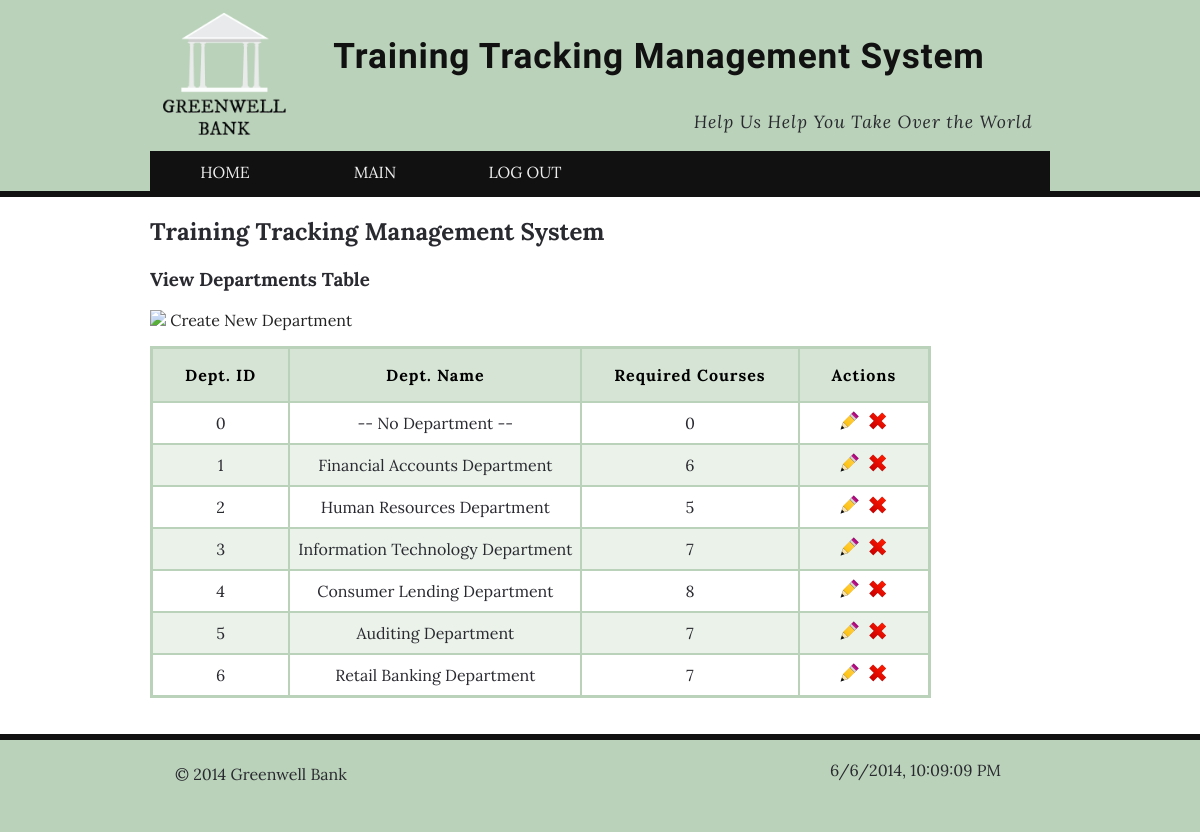
The app's page /departments_view.php (signed in) with its own data.
### tables this page shows
CREATE TABLE IF NOT EXISTS `departments` (
  `department_id` int(4) NOT NULL,
  `department_name` varchar(40) NOT NULL,
  `department_desc` text NOT NULL,
  `required_courses` int(2) NOT NULL,
  PRIMARY KEY (`department_id`)
);

### inc/header.inc.php (called while the page is built, shortened)
<?php
	include('header_html.inc.php');
	include('functions.inc.php');
?>

### inc/footer.inc.php (called while the page is built)
<?php
	include('footer_html.inc.php');
?>

### inc/functions.inc.php (the view, shortened to what this page needs)
	<?php
function admin_draw_departments_view($dbc){
    $sql="SELECT * FROM gwb_training.departments";
    $result = mysqli_query($dbc, $sql);
    echo "<table>\n";
    echo '<tr>
            <th>Dept. ID</th>
            <th>Dept. Name</th>
            <th>Required Courses</th>
            <th>Actions</th>
        </tr>' . "\n";
    while ($row = mysqli_fetch_array($result)){
            echo "<tr class=\"center\">\n";
            echo "
              <td>{$row['department_id']}</td>
              <td>{$row['department_name']}</td>
              <td>{$row['required_courses']}</td>
              <td><a href=\"?edit_department={$row['department_id']}\"><img src='img/ico_edit.png' alt='Edit' title='Edit'></a> &nbsp;<a href=\"?delete_department={$row['department_id']}\" onclick=\"return confirm('Delete Department #{$row['department_id']}?');\"><img src='img/ico_x.png' alt='Delete' title='Delete'></a></td>\n";
            echo "</tr>\n";
    }
    echo "</table>\n";
}
  ?>

### inc/header_html.inc.php (shortened to what this page needs)
<!doctype html>
<html lang="en">
<head>
	<link rel="stylesheet" href="css/style.css">
</head>
<body>
		<header>
			<div class="wrapper">
			<a href="login.php"><img src="img/clearlogo.png" alt="Greenwell Bank logo" class="logo"></a>
			<h1>Training Tracking Management System</h1>
			<div id="motto">
				<p>Help Us Help You Take Over the World</p>
			</div>
			<div class="nav">
				<ul>
					<li id="home"><a href="index.php" alt="Return to Greenwell Bank Home Page">HOME</a></li>
					<li><a href="main.php" alt="Return to Greenwell Bank Home Page">MAIN</a></li>
					<li id="logout"><a href="logout.php" alt="Logout">LOG OUT</a></li>
				</ul>
			</div>
			</div>
		</header>
		<div id="content" >
			<div class="wrapper">

### departments_view.php (shortened to what this page needs)
<?php
	include ('inc/header.inc.php');
?>
	<h2>Training Tracking Management System</h2>
	<?php
		if ($_SESSION['usergroup_id'] == 4) {
      echo "<h3>View Departments Table</h3>";
      echo '<p><a href="departments_add.php"> <img src="img/ico_add"> Create New Department</a></p>';
      admin_draw_departments_view($dbc);
		} else {
			permission();
		}
	?>
<?php
	include('inc/footer.inc.php');
?>

### inc/footer_html.inc.php (shortened to what this page needs)
		</div>
		</div>
		<div class="clear footerclear"><br><div>
		<footer>
			<div class="wrapper">
			<p class="copy">&copy; 2014 Greenwell Bank</p>
			<div id="time">
			</div>
			</div>
		</footer>
</body>
</html>

### css/style.css (style rules this page uses)
body { margin:0; padding:0; color: #292930; background: #fff; background-color: #bad2b9; font-family: 'Lora', serif; }
.wrapper { margin:0 auto; padding:0; width:900px; }
header { background:#bad2b9; font-weight: 400; width:100%; border-bottom: 6px solid #111; }
.logo { margin:0.5em; width:132px; height:132px; float:left; border:none; }
header h1 { margin:1em; float:left; font-family: 'IM Fell DW Pica', serif; font-size: 2.2em; color: #111; letter-spacing: 0.025em; }
#motto { float:right; margin: -20px 0 0 0; padding: 0 1em; font-size: 1.1em; font-family: 'Lora', serif; letter-spacing: 0.0525em; font-style: italic; }
.nav a { text-decoration: none; display: block; width: 100%; height: 100%; }
.nav { clear: both; line-height: 2em; background:#111; min-height: 40px; }
.nav ul { display: block; margin: 0; padding: 0; }
.nav ul li { width: 16%; display: inline; float: left; padding: 2px 0 0 0; background: #111; border: solid #111; text-align: center; text-transform: uppercase; }
a { color: #111; text-decoration: none; }
.nav a { text-decoration:none; color: #efeeee; }
#content { float:left; width:100%; background-color: #fff; }
#content a:link, #content a:active, #content a:visited { color: #222; }
table { max-width:95%; border: 3px solid #bad2b9; border-collapse: collapse; border-radius: 5px; font-family:'Lora', serif; }
th { margin:0; padding: 1em 2em; background: #D6E4D5; color:#000; letter-spacing: 0.0625em; text-align:center; border:2px solid #bad2b9; border-right: 1px solid #fff; }
td { padding: 0.5em; border: 2px solid #bad2b9; }
tr:nth-of-type(odd) { background-color:#EAF2EA; }
.clear { clear:both; }
.center { text-align: center; }
.footerclear { margin-bottom:1em; background-color: #fff; }
footer { margin-top: 1em; padding-top: .5em; border-top: 6px solid #111; background:#bad2b9; }
#time { margin:-40px 0 0 0; padding:0 25px 20px 680px; }
.copy { padding-left: 25px; }

### records on screen
departments: department_id "0", department_name "-- No Department --", required_courses "0"
departments: department_id "1", department_name "Financial Accounts Department", required_courses "6"
departments: department_id "2", department_name "Human Resources Department", required_courses "5"
departments: department_id "3", department_name "Information Technology Department", required_courses "7"
departments: department_id "4", department_name "Consumer Lending Department", required_courses "8"
departments: department_id "5", department_name "Auditing Department", required_courses "7"
departments: department_id "6", department_name "Retail Banking Department", required_courses "7"
